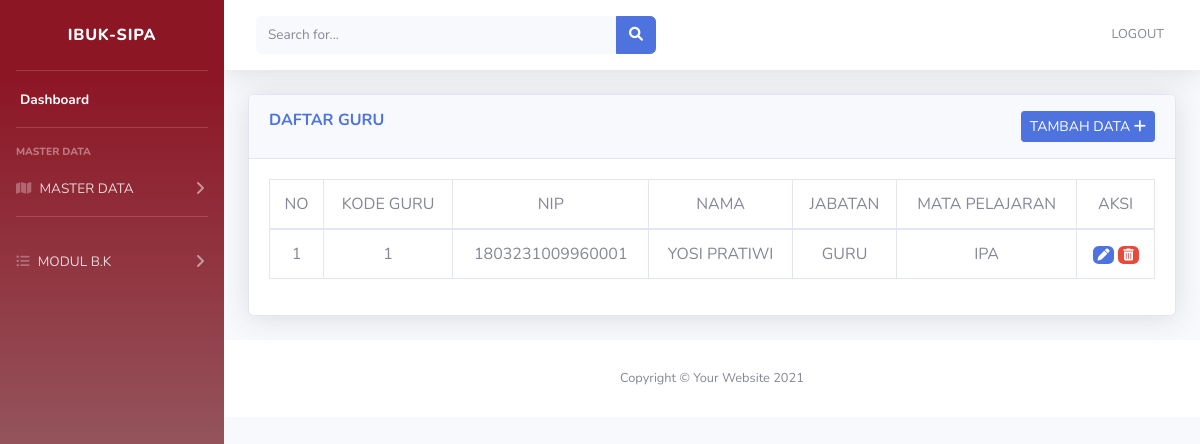
The app's page /index.php/guru, older data.
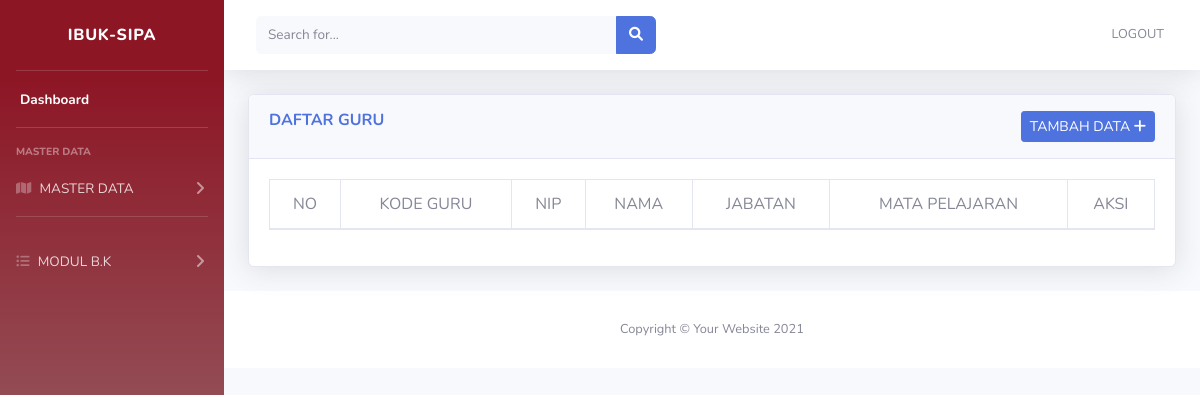
The same page, newer data.
### tables this page shows
CREATE TABLE IF NOT EXISTS `tbl_guru` (
  `id` int(11) NOT NULL AUTO_INCREMENT,
  `kd_guru` int(10) NOT NULL,
  `nip` varchar(20) NOT NULL,
  `nama` varchar(50) NOT NULL,
  `kd_jabatan` int(10) NOT NULL,
  `kd_mapel` int(10) NOT NULL,
  PRIMARY KEY (`id`)
);

CREATE TABLE IF NOT EXISTS `tbl_jabatan` (
  `id` int(11) NOT NULL AUTO_INCREMENT,
  `kd_jabatan` int(10) NOT NULL,
  `jabatan` varchar(20) NOT NULL,
  PRIMARY KEY (`id`)
);

CREATE TABLE IF NOT EXISTS `tbl_mapel` (
  `id` int(11) NOT NULL AUTO_INCREMENT,
  `kd_mapel` int(50) NOT NULL,
  `nm_mapel` varchar(100) NOT NULL,
  PRIMARY KEY (`id`)
);

### application/controllers/guru.php (called while the page is built, shortened)
<?php
class Guru extends CI_Controller {
  public function index()
  {
    $data['tbl_guru'] = $this->Modelguru->SemuaData();
    $this->load->view('tamplate/header');
    $this->load->view('tamplate/sidebar');
    $this->load->view('tamplate/topbar');
    $this->load->view('guru', $data);
    $this->load->view('tamplate/footer');
  }
}
?>

### index.php (called while the page is built, shortened)
<?php
require_once BASEPATH.'core/CodeIgniter.php';

### application/models/Modelguru.php (called while the page is built, shortened)
<?php
class Modelguru extends CI_Model
{
	public function SemuaData()
	{
		$this->db->join('tbl_jabatan jbt' ,'jbt.kd_jabatan=gru.kd_jabatan');
		$this->db->join('tbl_mapel mpl' ,'mpl.kd_mapel=gru.kd_mapel');
		return $this->db->get('tbl_guru gru')->result_array();
	}
}

### application/views/guru.php (the view)
                <div class="container-fluid">
                    <div class="card shadow mb-4">
                        <div class="card-header py-3">
                            <h6 class="m-0 font-weight-bold text-primary">DAFTAR GURU
                            <a href="<?php echo base_url('guru/tambah_data'); ?>"
                            class="btn btn-primary btn-sm float-right">TAMBAH DATA <i class="fa fa-plus"></i></a>
                        </div>
                        <div class="card-body">
                        <div class="table-responsive">
                        <table class="table table-bordered text-center" id="dataTable" width="100%" cellspacing="0">
    <thead>
      <tr>
      <td>NO</td>
      <td>KODE GURU</td>
      <td>NIP</td>
      <td>NAMA</td>
      <td>JABATAN</td>
      <td>MATA PELAJARAN</td>
      <td>AKSI</td>
      </tr>
      </thead>
  <tbody>
    <?php
    $no=1;
    foreach ($tbl_guru as $guru) : ?>
    <tr>
      <td><?php echo $no++; ?></td>
      <td><?php echo $guru['kd_guru']; ?></td>
      <td><?php echo $guru['nip']; ?></td>
      <td><?php echo $guru['nama']; ?></td>
      <td><?php echo $guru['jabatan']; ?></td>
      <td><?php echo $guru['nm_mapel']; ?></td>
    <td>
      <a href="<?php echo base_url() ?>guru/edit_data/<?php echo $guru['id']; ?>" class="badge badge-primary"><i class="fa-solid fa-pen"></i></a>
      <a href="<?php echo base_url() ?>guru/hapus_data_guru/<?php echo $guru['id']; ?>" class="badge badge-danger"><i class="fa-solid fa-trash-can"></i></a></td>
    </tr>
    <?php endforeach ?>
</tbody>
</table>
</div>
</div>
</div>
</div>

Row changes from the older to the newer data that the page shows:
removed tbl_guru: kd_guru "1", nip "1803231009960001", nama "YOSI PRATIWI", tbl_jabatan.jabatan "GURU", tbl_mapel.nm_mapel "IPA"
